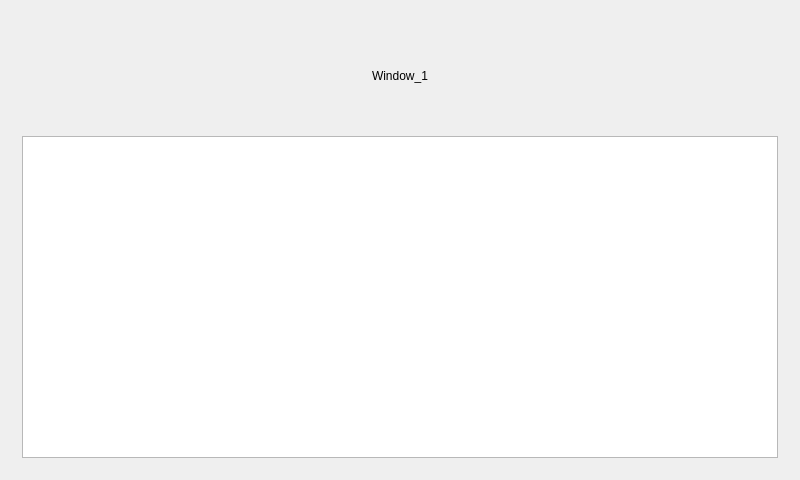
<?xml version="1.0" encoding="UTF-8"?>
<ui version="4.0">
 <class>MainWindow</class>
 <widget class="QMainWindow" name="MainWindow">
  <property name="geometry">
   <rect>
    <x>0</x>
    <y>0</y>
    <width>800</width>
    <height>480</height>
   </rect>
  </property>
  <property name="windowTitle">
   <string>MainWindow</string>
  </property>
  <widget class="QWidget" name="centralWidget">
   <layout class="QGridLayout" name="gridLayout">
    <item row="0" column="0">
     <widget class="QStackedWidget" name="stackedWidget">
      <property name="currentIndex">
       <number>0</number>
      </property>
      <widget class="QWidget" name="page">
       <layout class="QGridLayout" name="gridLayout_2">
        <item row="0" column="0">
         <layout class="QVBoxLayout" name="verticalLayout" stretch="1,3">
          <item>
           <widget class="QLabel" name="label">
            <property name="text">
             <string>Window_1</string>
            </property>
            <property name="alignment">
             <set>Qt::AlignCenter</set>
            </property>
           </widget>
          </item>
          <item>
           <widget class="QListView" name="listView">
            <property name="autoFillBackground">
             <bool>true</bool>
            </property>
            <property name="verticalScrollBarPolicy">
             <enum>Qt::ScrollBarAlwaysOff</enum>
            </property>
            <property name="horizontalScrollBarPolicy">
             <enum>Qt::ScrollBarAlwaysOff</enum>
            </property>
            <property name="editTriggers">
             <set>QAbstractItemView::DoubleClicked</set>
            </property>
            <property name="showDropIndicator" stdset="0">
             <bool>false</bool>
            </property>
            <property name="selectionMode">
             <enum>QAbstractItemView::NoSelection</enum>
            </property>
            <property name="verticalScrollMode">
             <enum>QAbstractItemView::ScrollPerItem</enum>
            </property>
            <property name="horizontalScrollMode">
             <enum>QAbstractItemView::ScrollPerItem</enum>
            </property>
            <property name="spacing">
             <number>20</number>
            </property>
            <property name="modelColumn">
             <number>0</number>
            </property>
            <property name="batchSize">
             <number>100</number>
            </property>
            <property name="selectionRectVisible">
             <bool>false</bool>
            </property>
           </widget>
          </item>
         </layout>
        </item>
       </layout>
      </widget>
      <widget class="QWidget" name="page_2">
       <layout class="QGridLayout" name="gridLayout_3">
        <item row="0" column="0">
         <layout class="QVBoxLayout" name="verticalLayout_2" stretch="1,3">
          <item>
           <widget class="QLabel" name="label_2">
            <property name="layoutDirection">
             <enum>Qt::LeftToRight</enum>
            </property>
            <property name="text">
             <string>Window_2</string>
            </property>
            <property name="alignment">
             <set>Qt::AlignCenter</set>
            </property>
           </widget>
          </item>
          <item>
           <widget class="QTextEdit" name="textEdit"/>
          </item>
         </layout>
        </item>
       </layout>
      </widget>
     </widget>
    </item>
   </layout>
  </widget>
 </widget>
 <layoutdefault spacing="6" margin="11"/>
 <resources/>
 <connections/>
</ui>
